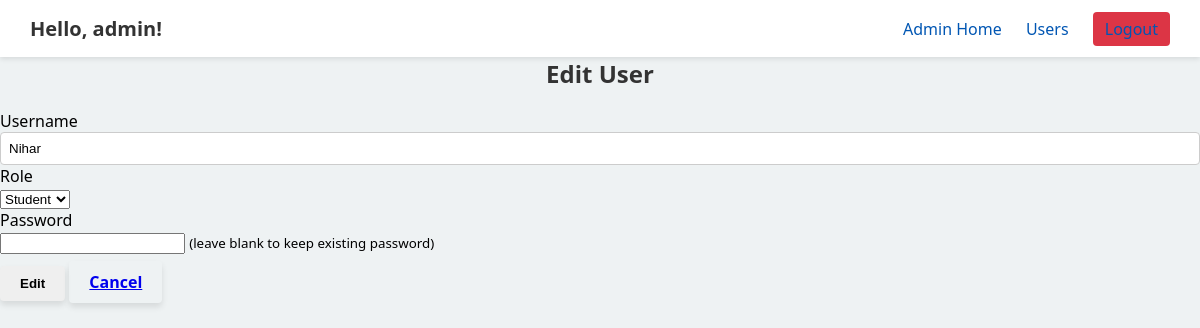
Before: /admin/users/2/edit (signed in) with the older database file.
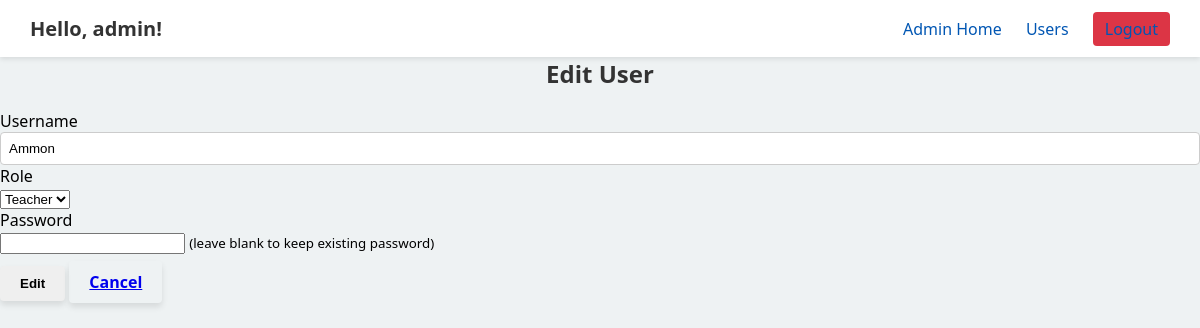
After: the same page with the newer database file.
### models.py (models this page shows, shortened)
class User(db.Model, UserMixin):
    __tablename__ = "users"
    id            = db.Column(db.Integer,   primary_key=True)
    username      = db.Column(db.String(50), unique=True, nullable=False)
    password_hash = db.Column(db.String(128), nullable=False)
    role          = db.Column(db.String(10), nullable=False)
    enrollments    = db.relationship(
        "Enrollment",
        back_populates="student",
        cascade="all, delete-orphan"
    )
    taught_courses = db.relationship(
        "Course",
        back_populates="teacher",
        cascade="all, delete-orphan"
    )

### app.py (the view, shortened to what this page needs)
@app.route("/admin/users/<int:user_id>/edit", methods=["GET", "POST"])
@login_required
@admin_required
def admin_edit_user(user_id):
    u = User.query.get_or_404(user_id)
    form = AdminUserForm(obj=u)
    return render_template("admin_user_form.html", form=form, action="Edit")

### forms.py
class AdminUserForm(FlaskForm):
    username = StringField(
        "Username",
        validators=[DataRequired(), Length(min=3, max=50)]
    )
    role = SelectField(
        "Role",
        choices=[
            ("student", "Student"),
            ("teacher", "Teacher"),
            ("admin", "Admin")
        ],
        validators=[DataRequired()]
    )
    password = PasswordField(
        "Password",
        description="(leave blank to keep current password)"
    )
    submit = SubmitField("Save")

### app.py (called while the page is built)
@login_manager.user_loader
def load_user(uid):
    return db.session.get(User, int(uid))

def admin_required(f):
    @wraps(f)
    def wrapped(*args, **kwargs):
        if not current_user.is_authenticated or current_user.role != "admin":
            abort(404)
        return f(*args, **kwargs)
    return wrapped

### templates/admin_user_form.html (shortened to what this page needs)
{% extends "base.html" %}
{% block content %}
  <h2>{{ action }} User</h2>
  <form method="post" class="login-form">
    <div>
      {{ form.username.label }}<br>
      {{ form.username(size=32) }}
    </div>
    <div>
      {{ form.role.label }}<br>
      {{ form.role() }}
    </div>
    <div>
      {{ form.password.label }}<br>
      {{ form.password() }}
      {% if action=='Edit' %}
        <small>(leave blank to keep existing password)</small>
      {% endif %}
    </div>
    <div style="margin-top:12px;">
      <button type="submit" class="btn">{{ action }}</button>
      <a href="{{ url_for('admin_users') }}" class="btn">Cancel</a>
    </div>
  </form>
{% endblock %}

Changed rows visible on the page:
changed User: username "Nihar" → "Ammon"; role "Student" → "Teacher"
